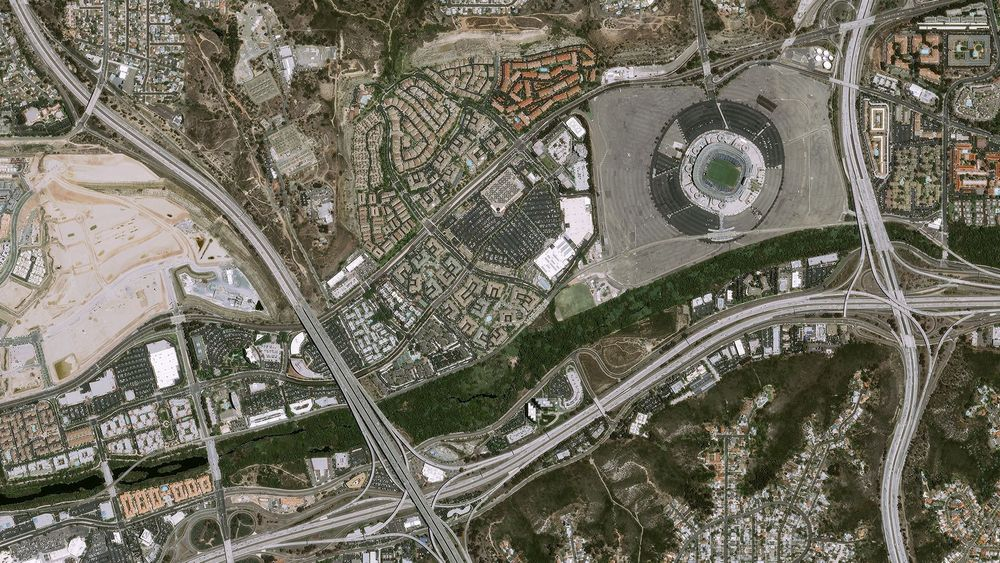
#> input picture assets/test_image.jpg, 1000 x 563 px, found by its file name
$ python test_ew_layer.py
#> lines starting #> are read from the running program, lines starting #| are printed output that depends on the picture
### drishti/ew_layer/battlefield_noise.py
# Synthetic Electronic Warfare Simulation Module
"""
Drishti-XAI-Defense
Synthetic Electronic Warfare Simulation Module

Simulates contested battlefield sensor degradation.
"""

import cv2
import numpy as np


def add_gaussian_noise(image, mean=0, std=25):
    noise = np.random.normal(mean, std, image.shape).astype(np.float32)
    noisy_image = image.astype(np.float32) + noise
    noisy_image = np.clip(noisy_image, 0, 255)
    return noisy_image.astype(np.uint8)


def add_salt_pepper_noise(image, amount=0.02):
    sp_image = image.copy()
    total_pixels = image.shape[0] * image.shape[1]
    num_salt = int(amount * total_pixels / 2)
    num_pepper = int(amount * total_pixels / 2)

    # Salt
    coords = (
        np.random.randint(0, image.shape[0], num_salt),
        np.random.randint(0, image.shape[1], num_salt),
    )
    sp_image[coords] = 255

    # Pepper
    coords = (
        np.random.randint(0, image.shape[0], num_pepper),
        np.random.randint(0, image.shape[1], num_pepper),
    )
    sp_image[coords] = 0

    return sp_image


def add_motion_blur(image, kernel_size=15):
    kernel = np.zeros((kernel_size, kernel_size))
    kernel[int((kernel_size - 1) / 2), :] = np.ones(kernel_size)
    kernel = kernel / kernel_size
    blurred = cv2.filter2D(image, -1, kernel)
    return blurred


def add_fog(image, fog_intensity=0.4):
    fog = np.full_like(image, 255)
    foggy = cv2.addWeighted(image, 1 - fog_intensity, fog, fog_intensity, 0)
    return foggy


def apply_battlefield_degradation(
    image,
    gaussian=True,
    salt_pepper=True,
    motion=True,
    fog=True,
):
    degraded = image.copy()

    if gaussian:
        degraded = add_gaussian_noise(degraded)

    if salt_pepper:
        degraded = add_salt_pepper_noise(degraded)

    if motion:
        degraded = add_motion_blur(degraded)

    if fog:
        degraded = add_fog(degraded)

    return degraded

### scripts/test_ew_layer.py
import cv2
from drishti.ew_layer.battlefield_noise import apply_battlefield_degradation

# Correct path since image is inside assets folder
image = cv2.imread("assets/test_image.jpg")
#> image is the input picture: shape (563, 1000, 3); mean B, G, R 97, 110.3, 113.7

if image is None:
    print("Image not found. Check file path.")
    exit()

image = cv2.resize(image, (256, 256))
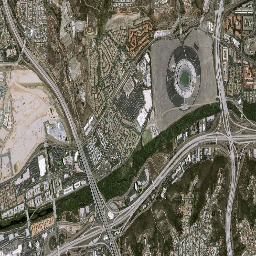
#> image: shape (256, 256, 3); mean B, G, R 96.9, 110.2, 113.6
degraded = apply_battlefield_degradation(image)
#> in add_gaussian_noise, `noisy_image = image.astype(np.float32) + noise`:
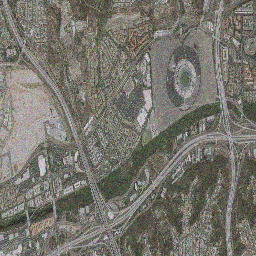
#> noisy_image: shape (256, 256, 3) float32; mean B, G, R 96.8, 110.4, 113.8; drawn with min black and max white
#> in add_gaussian_noise, `noisy_image = np.clip(noisy_image, 0, 255)`:
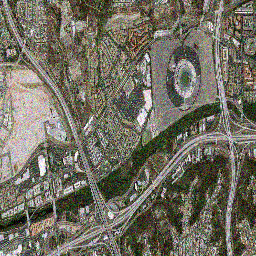
#> noisy_image: shape (256, 256, 3) float32; mean B, G, R 97.1, 110.4, 113.8
#> in add_salt_pepper_noise, `sp_image[coords] = 0`:
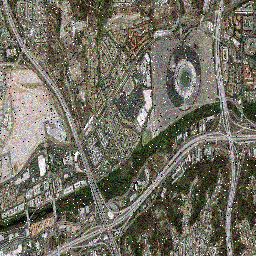
#> sp_image: shape (256, 256, 3); mean B, G, R 97.3, 110.3, 113.6
#> in add_motion_blur, `blurred = cv2.filter2D(image, -1, kernel)`:
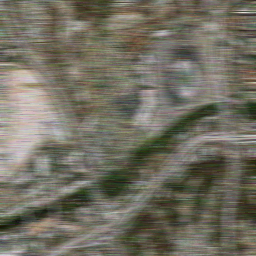
#> blurred: shape (256, 256, 3); mean B, G, R 97.3, 110.3, 113.6
#> in add_fog, `foggy = cv2.addWeighted(image, 1 - fog_intensity, fog, fog_intensity, 0)`:
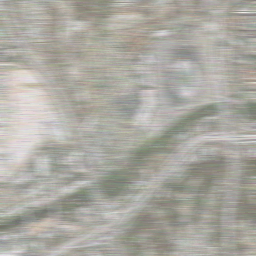
#> foggy: shape (256, 256, 3); mean B, G, R 160.4, 168.2, 170.2

cv2.imwrite("original_output.jpg", image)
cv2.imwrite("degraded_output.jpg", degraded)

print("Saved original_output.jpg and degraded_output.jpg")
